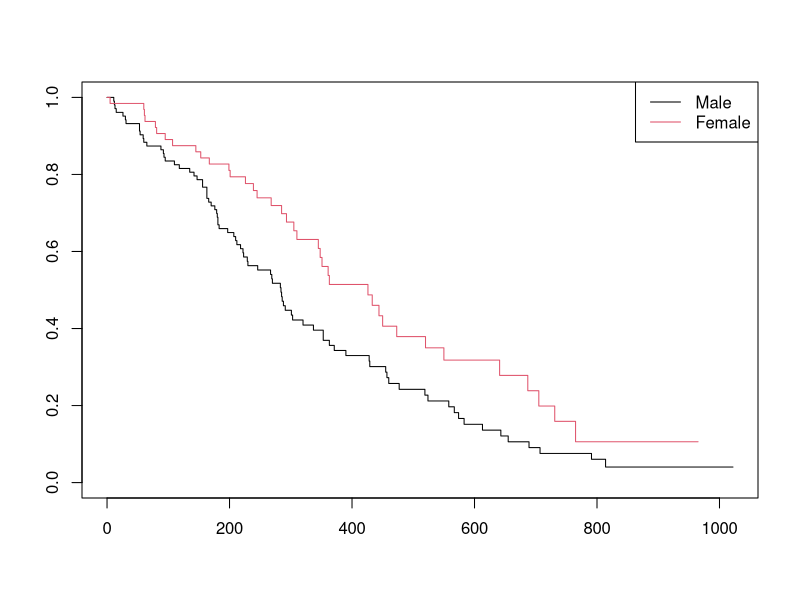
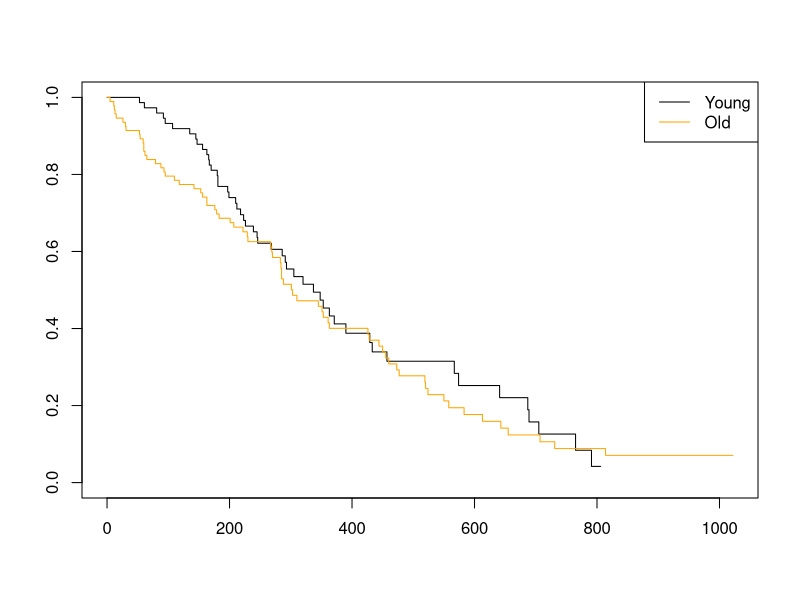
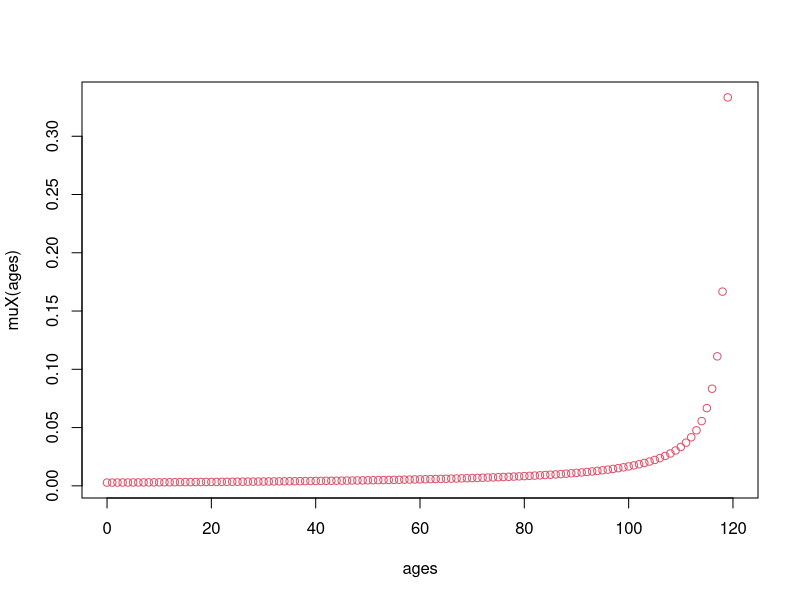

The R script that drew these images, in order:
library(survival)
lung
dim(lung)
lung=na.omit(lung)

lung$sex=factor(lung$sex,labels = c("male","female"))
str(lung)
fitKM=survfit(Surv(time,status)~sex,data=lung)
summary(fitKM,time=c(1,seq(100,1100,100)))

plot(fitKM,conf.int = FALSE,col = 1:2)
legend("topright",legend = c("Male","Female"),col = 1:2,lty = 1)

survdiff(Surv(time,status)~sex,data=lung)

lung$agecat=ifelse(lung$age>62,1,0)
lung$agecat=factor(lung$agecat,labels = c("young","old"))
str(lung)
fitAge=survfit(Surv(time,status)~agecat,data=lung)
summary(fitAge,time=c(1,seq(100,1100,100)))
plot(fitAge,conf.int = FALSE,col=c("black","orange"))
legend("topright",legend=c("Young","Old"),col = c("black","orange"),lty=1)
survdiff(Surv(time,status)~agecat,data=lung)

modelA=coxph(Surv(time,status)~.-inst-agecat,data=lung,ties="breslow")
summary(modelA)
modelB=update(modelA,~.-age-pat.karno-meal.carno-wt.loss,data=lung,ties="breslow")
summary(modelB)
modelC=update(modelB,~.-ph.karno,data=lung,ties="breslow")
summary(modelC)

install.packages("lmtest")

library(lmtest)

lrtest(modelC,modelA)

predict(modelC,nowdata=data.frame(sex="female",ph.ecog=3),type="risk")

expR=survreg(Surv(time,status)~.-inst-agecat,data=lung)
summary(expR)
AIC(expR,modelA)   

#Q2
muX=function(x){1/(3*(120-x))}
ages=seq(0,120)
muX(ages)
data.frame(ages,mu=muX(ages))
plot(ages,muX(ages),col=2,lty=3)

tpx=function(x, t){((120-x-t)/(120-x))^(1/3)}
paste("The probability is", round(tpx(3,4)-tpx(30,9),5))
